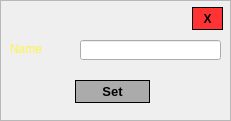
   <widget class="QFrame" name="changeComponentNameFrame">
    <property name="geometry">
     <rect>
      <x>250</x>
      <y>460</y>
      <width>231</width>
      <height>121</height>
     </rect>
    </property>
    <property name="styleSheet">
     <string notr="true">QFrame#changeComponentNameFrame
{
border:2px solid #4aff2e;
	background-color: rgb(93, 93, 93);
}</string>
    </property>
    <property name="frameShape">
     <enum>QFrame::StyledPanel</enum>
    </property>
    <property name="frameShadow">
     <enum>QFrame::Raised</enum>
    </property>
    <widget class="QLineEdit" name="componentNameChangelineEdit">
     <property name="geometry">
      <rect>
       <x>80</x>
       <y>40</y>
       <width>141</width>
       <height>20</height>
      </rect>
     </property>
    </widget>
    <widget class="QLabel" name="label_2">
     <property name="geometry">
      <rect>
       <x>10</x>
       <y>38</y>
       <width>61</width>
       <height>21</height>
      </rect>
     </property>
     <property name="styleSheet">
      <string notr="true">color:rgb(255, 243, 70);
font: 14pt &quot;Comic Sans MS&quot;;</string>
     </property>
     <property name="text">
      <string>Name</string>
     </property>
    </widget>
    <widget class="QPushButton" name="changeComponentNameFrameCrossButton">
     <property name="geometry">
      <rect>
       <x>192</x>
       <y>7</y>
       <width>31</width>
       <height>23</height>
      </rect>
     </property>
     <property name="styleSheet">
      <string notr="true">QPushButton#changeComponentNameFrameCrossButton{
background-color: #ff3333;
border: 1px solid black;
font-weight:bold;
font: 16pt &quot;Verdana&quot;;
}
QPushButton#changeComponentNameFrameCrossButton:hover{
border: 1px solid #ff3333;
}</string>
     </property>
     <property name="text">
      <string>X</string>
     </property>
    </widget>
    <widget class="QPushButton" name="setComponentNameButton">
     <property name="geometry">
      <rect>
       <x>75</x>
       <y>80</y>
       <width>75</width>
       <height>23</height>
      </rect>
     </property>
     <property name="font">
      <font>
       <pointsize>10</pointsize>
       <weight>75</weight>
       <bold>true</bold>
      </font>
     </property>
     <property name="styleSheet">
      <string notr="true">QPushButton#setComponentNameButton
{
background-color: rgb(171, 171, 171);
border:1px solid black;
font-weight:bold;
}
QPushButton#setComponentNameButton:hover
{
border:1px solid rgb(171, 171, 171);
}</string>
     </property>
     <property name="text">
      <string>Set</string>
     </property>
    </widget>
   </widget>
